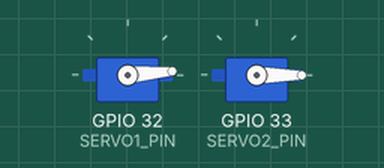
A sketch run on a simulated ESP32. Parts: 2 × servo. What the sketch prints to the serial monitor is not drawn.

Above: at 2.55 s.
At 4.4 s:
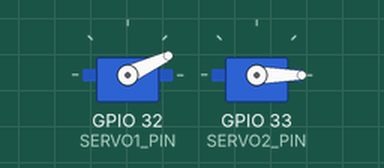
At 7.9 s:
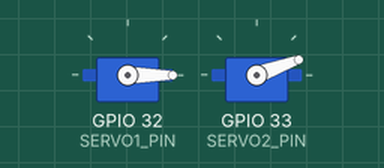
At 13.45 s:
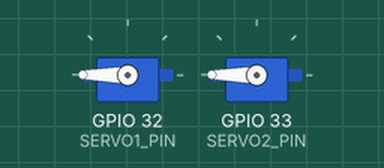
Timing chart, 0 to 19.4 s (numbered marks = the images above):
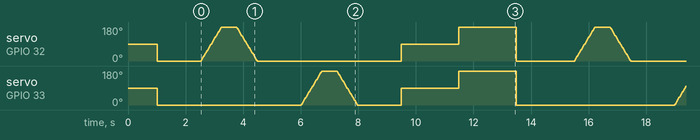

The sketch:

test_servos.ino
```cpp
/*
 * Dual Servo Motors Test
 * Project: Auto Waste Bin
 *
 * Pin Configuration:
 * - Servo 1 Signal : GPIO 32
 * - Servo 2 Signal : GPIO 33
 * - Servo VCC      : External 5V / 6V Power Supply (Do NOT power servos
 * directly from ESP32 3.3V pin!)
 * - Servo GND      : Common GND (Connect ESP32 GND to External Power Supply
 * GND)
 */

#include <ESP32Servo.h> // Changed from standard Servo.h

#define SERVO1_PIN 32
#define SERVO2_PIN 33

Servo servo1;
Servo servo2;

void setup() {
  Serial.begin(115200);
  delay(1000);

  Serial.println("\n=========================================");
  Serial.println("       DUAL SERVO MOTORS TEST BENCH      ");
  Serial.println("=========================================");
  Serial.printf("   Servo 1 Signal : GPIO %d\n", SERVO1_PIN);
  Serial.printf("   Servo 2 Signal : GPIO %d\n", SERVO2_PIN);
  Serial.println("=========================================\n");

  // Attach servos
  servo1.attach(SERVO1_PIN);
  servo2.attach(SERVO2_PIN);

  // Initial homing position (0 degrees)
  Serial.println("🔄 Homing both servos to 0°...");
  servo1.write(0);
  servo2.write(0);
  delay(1500);
}

void sweepServo(Servo &s, int servoNum, const char *name) {
  Serial.printf("➡️ Sweeping Servo %d (%s) from 0° -> 180°...\n", servoNum,
                name);
  for (int pos = 0; pos <= 180; pos += 5) {
    s.write(pos);
    delay(20);
  }
  delay(500);

  Serial.printf("⬅️ Sweeping Servo %d (%s) from 180° -> 0°...\n", servoNum,
                name);
  for (int pos = 180; pos >= 0; pos -= 5) {
    s.write(pos);
    delay(20);
  }
  delay(500);
}

void loop() {
  Serial.println("\n--- [TEST 1: Individual Sweep - Servo 1] ---");
  sweepServo(servo1, 1, "Bin Lid / Flap 1");
  delay(1000);

  Serial.println("\n--- [TEST 2: Individual Sweep - Servo 2] ---");
  sweepServo(servo2, 2, "Sorter / Flap 2");
  delay(1000);

  Serial.println("\n--- [TEST 3: Simultaneous Open & Close Action] ---");

  // Step 1: Open / Deploy position (90 degrees)
  Serial.println("🔓 Opening Lid / Mechanism to 90°...");
  servo1.write(90);
  servo2.write(90);
  delay(2000);

  // Step 2: Full Extension (180 degrees)
  Serial.println("🔄 Full Extension to 180°...");
  servo1.write(180);
  servo2.write(180);
  delay(2000);

  // Step 3: Close / Return to Home (0 degrees)
  Serial.println("🔒 Returning to Home Position 0°...");
  servo1.write(0);
  servo2.write(0);
  delay(2000);
}
```

Measured:
- by itself, servo on GPIO 32 (SERVO1_PIN), servo on GPIO 33 (SERVO2_PIN): moves between 0° and 180°, repeating every 13.0 s
